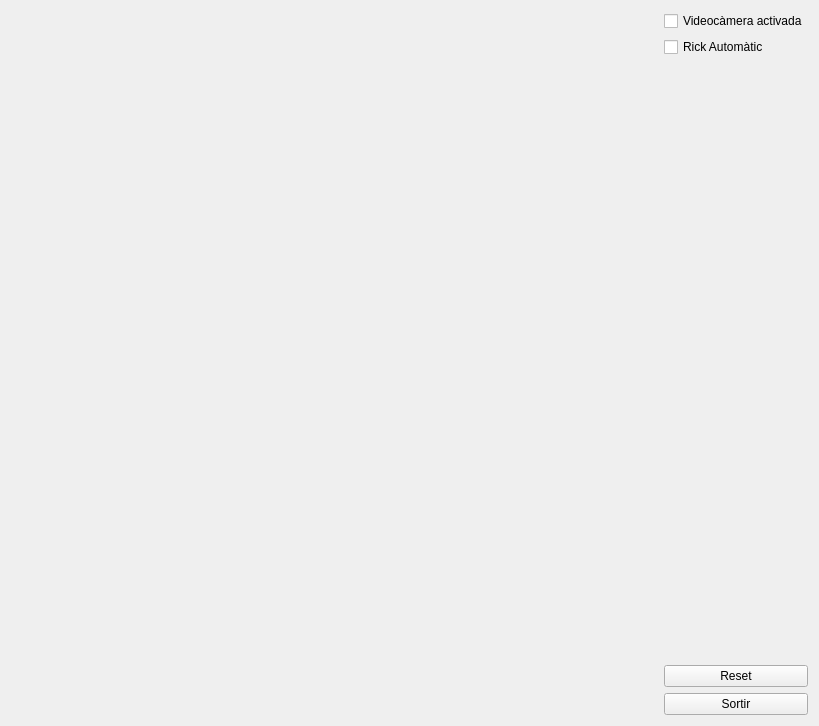
<?xml version="1.0" encoding="UTF-8"?>
<ui version="4.0">
 <class>MyForm</class>
 <widget class="QWidget" name="MyForm">
  <property name="geometry">
   <rect>
    <x>0</x>
    <y>0</y>
    <width>819</width>
    <height>726</height>
   </rect>
  </property>
  <property name="windowTitle">
   <string>IDI-Lab</string>
  </property>
  <layout class="QHBoxLayout" name="horizontalLayout">
   <item>
    <widget class="MyGLWidget" name="widget" native="true">
     <property name="sizePolicy">
      <sizepolicy hsizetype="Expanding" vsizetype="Expanding">
       <horstretch>0</horstretch>
       <verstretch>0</verstretch>
      </sizepolicy>
     </property>
    </widget>
   </item>
   <item>
    <layout class="QVBoxLayout" name="verticalLayout">
     <item>
      <widget class="QCheckBox" name="videocameraCheckBox">
       <property name="text">
        <string>Videocàmera activada</string>
       </property>
      </widget>
     </item>
     <item>
      <widget class="QCheckBox" name="rickAutomaticCheckBox">
       <property name="text">
        <string>Rick Automàtic</string>
       </property>
      </widget>
     </item>
     <item>
      <spacer name="verticalSpacer">
       <property name="orientation">
        <enum>Qt::Vertical</enum>
       </property>
       <property name="sizeHint" stdset="0">
        <size>
         <width>20</width>
         <height>40</height>
        </size>
       </property>
      </spacer>
     </item>
     <item>
      <widget class="QPushButton" name="resetPushButton">
       <property name="text">
        <string>Reset</string>
       </property>
      </widget>
     </item>
     <item>
      <widget class="QPushButton" name="pushButton">
       <property name="sizePolicy">
        <sizepolicy hsizetype="Minimum" vsizetype="Fixed">
         <horstretch>0</horstretch>
         <verstretch>0</verstretch>
        </sizepolicy>
       </property>
       <property name="text">
        <string>Sortir</string>
       </property>
      </widget>
     </item>
    </layout>
   </item>
  </layout>
 </widget>
 <customwidgets>
  <customwidget>
   <class>MyGLWidget</class>
   <extends>QWidget</extends>
   <header>MyGLWidget.h</header>
   <container>1</container>
   <slots>
    <signal>modificaCheckBoxVideocamera(bool)</signal>
    <signal>modificaCheckBoxAutomatic(bool)</signal>
    <slot>activaVideocamera(bool)</slot>
    <slot>Reset()</slot>
    <slot>activaRickAutomatic(bool)</slot>
   </slots>
  </customwidget>
 </customwidgets>
 <resources/>
 <connections>
  <connection>
   <sender>pushButton</sender>
   <signal>clicked()</signal>
   <receiver>MyForm</receiver>
   <slot>close()</slot>
   <hints>
    <hint type="sourcelabel">
     <x>808</x>
     <y>715</y>
    </hint>
    <hint type="destinationlabel">
     <x>839</x>
     <y>529</y>
    </hint>
   </hints>
  </connection>
  <connection>
   <sender>videocameraCheckBox</sender>
   <signal>toggled(bool)</signal>
   <receiver>widget</receiver>
   <slot>activaVideocamera(bool)</slot>
   <hints>
    <hint type="sourcelabel">
     <x>757</x>
     <y>22</y>
    </hint>
    <hint type="destinationlabel">
     <x>573</x>
     <y>23</y>
    </hint>
   </hints>
  </connection>
  <connection>
   <sender>resetPushButton</sender>
   <signal>clicked()</signal>
   <receiver>widget</receiver>
   <slot>Reset()</slot>
   <hints>
    <hint type="sourcelabel">
     <x>808</x>
     <y>95</y>
    </hint>
    <hint type="destinationlabel">
     <x>617</x>
     <y>54</y>
    </hint>
   </hints>
  </connection>
  <connection>
   <sender>rickAutomaticCheckBox</sender>
   <signal>toggled(bool)</signal>
   <receiver>widget</receiver>
   <slot>activaRickAutomatic(bool)</slot>
   <hints>
    <hint type="sourcelabel">
     <x>808</x>
     <y>63</y>
    </hint>
    <hint type="destinationlabel">
     <x>559</x>
     <y>87</y>
    </hint>
   </hints>
  </connection>
  <connection>
   <sender>widget</sender>
   <signal>modificaCheckBoxAutomatic(bool)</signal>
   <receiver>rickAutomaticCheckBox</receiver>
   <slot>setChecked(bool)</slot>
   <hints>
    <hint type="sourcelabel">
     <x>609</x>
     <y>131</y>
    </hint>
    <hint type="destinationlabel">
     <x>808</x>
     <y>63</y>
    </hint>
   </hints>
  </connection>
  <connection>
   <sender>widget</sender>
   <signal>modificaCheckBoxVideocamera(bool)</signal>
   <receiver>videocameraCheckBox</receiver>
   <slot>setChecked(bool)</slot>
   <hints>
    <hint type="sourcelabel">
     <x>548</x>
     <y>35</y>
    </hint>
    <hint type="destinationlabel">
     <x>751</x>
     <y>14</y>
    </hint>
   </hints>
  </connection>
 </connections>
</ui>
